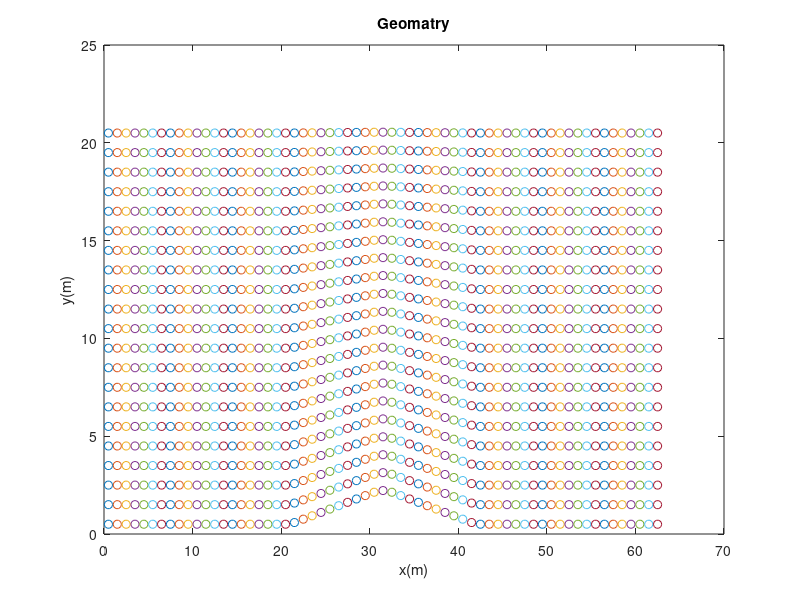
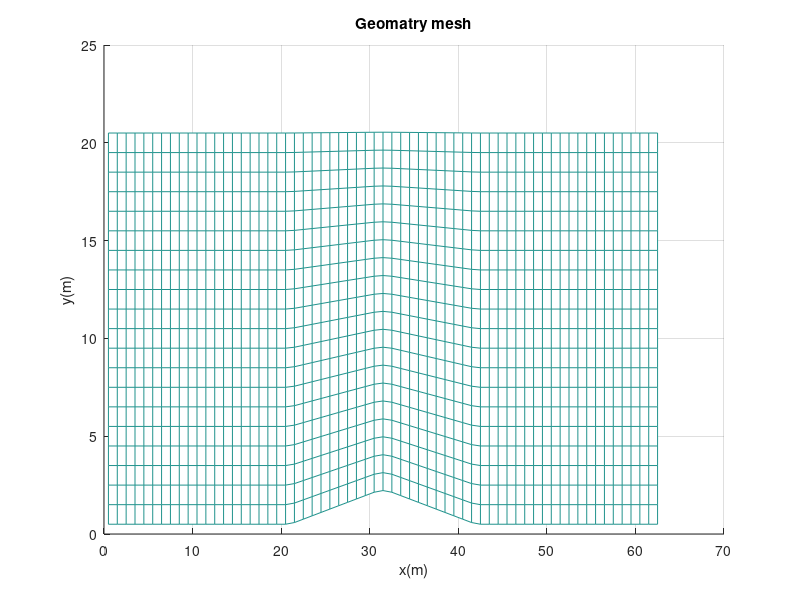

MATLAB code to generate these figures, in order: (Note: a time limit stopped this script after it produced the figures.)
%%%%%%%%%%%%%%%%%%%%%%%%%%%%%%%%%%%%%%%%%%%%%%%%%%%%%%%%%%%%%%%%%%%%%%%%%%%%%%

% INPUTS
% 1. 2D, grids data points file in .csv format. Which has (x,y) coordinates of
% all points of 2D plane
% 2. How many points are in x direction and in y direction
% 3. U = [rho, rho*u, rho*v, rho*w, e] at evrey point on 2D plane
% 4. Residual file, which has all five residual with time 
%%%%%%%%%%%%%%%%%%%%%%%%%%%%%%%%%%%%%%%%%%%%%%%%%%%%%%%%%%%%%%%%%%%%%%%%%%%%%%

%%%%%%%%%%%%%%%%%%%%%%%%%%%%%%%%%%%%%%%%%%%%%%%%%%%%%%%%%%%%%%%%%%%%%%%%%%%%%%
% OUTPUTS
% 1. Will plot the grids point to see the geomatry
% 2. All residial plots and automatically save them   
% 3. Plot density, X-velocity, Y-velocity, Z-velocity, p, T and Mach number(M)
% at evrey point on 2D plane
%%%%%%%%%%%%%%%%%%%%%%%%%%%%%%%%%%%%%%%%%%%%%%%%%%%%%%%%%%%%%%%%%%%%%%%%%%%%%%
clear;
clc ;

grids =  csvread('./Results/outputfiles/CellCenter_ij.csv') ;

para =  csvread('./Results/outputfiles/ConservedQuantity.csv') ;
residual = csvread('./Results/outputfiles/Residual.csv') ;

%  Reading the first or grids points 
Nx = grids(1,1) ;
Ny = grids(1,2) ;

% removing the first line and keeping the grids points coordinates alone 
grids(1,:) = [] ;

% Now re-shaping the each 1-D coloum to 2D matrix  
x = reshape(grids(:,1),[Ny,Nx]) ;
y = reshape(grids(:,2),[Ny,Nx]) ;
z = zeros(Ny,Nx);

if 1
    density = reshape(para(:,1),[Ny,Nx]);
    densityu= reshape(para(:,2),[Ny,Nx]);
    densityv= reshape(para(:,3),[Ny,Nx]);
    densityw= reshape(para(:,4),[Ny,Nx]);
    totalEnergy  = reshape(para(:,5),[Ny,Nx]);
    totalTemperature  = zeros(Ny,Nx);
    totalPressure  = zeros(Ny,Nx);
    for i = 1:Ny
        for j =	1:Nx	
            u(i,j) = densityu(i,j)/density(i,j) ; 
            v(i,j) = densityv(i,j)/density(i,j) ; 
            w(i,j) = densityw(i,j)/density(i,j) ; 
            pressure(i,j) = 0.4*(totalEnergy(i,j) - 0.5*density(i,j)* ...
            (u(i,j)*u(i,j)+v(i,j)*v(i,j)+w(i,j)*w(i,j)));
            temperature(i,j) = pressure(i,j) /(287.14*density(i,j)) ; 
            velocity(i,j) = sqrt(u(i,j)*u(i,j)+v(i,j)*v(i,j)+w(i,j)*w(i,j)) ;
            mach(i,j) = velocity(i,j) / sqrt(1.4*287.14*temperature(i,j)) ;
            totalTemperature(i,j) = temperature(i,j)*(1+0.5*(1.4-1)*mach(i,j)*mach(i,j));
            totalPressure(i,j) = pressure(i,j)*(1+0.5*(1.4-1)*mach(i,j)*mach(i,j))^(3.5);
        end
    end
end

%%%%%%%%%%%%%%%%%%%%%%%%%%%%%%%%%%%%%%%%%%%%%%%%%%%%%%%%%%%%%%%%%%%%%%%%%%%%%%
% Plotting the dimensinal parameters
%%%%%%%%%%%%%%%%%%%%%%%%%%%%%%%%%%%%%%%%%%%%%%%%%%%%%%%%%%%%%%%%%%%%%%%%%%%%%%
disp('Plotting has started, Kullu...')
%%%%%%%%%%%%%%%%%%%%%%%%%%%%%%%%%%%%%%%%%%%%%%%%%%%%%%%%%%
%% For the geometery 

%%%%%%%%%%%%%%%%%%%%%%%%%%%%%%%%%%%%%%%%%%%%%%%%%%%%%%%%%%
%% 1. Plotting the grid points
%%%%%%%%%%%%%%%%%%%%%%%%%%%%%%%%%%%%%%%%%%%%%%%%%%%%%%%%%%
i=1;

if 1
h = figure(i) ;
plot(x,y,'o');
title('Geomatry')
xlabel('x(m)')
ylabel('y(m)')
set(gcf, 'Units', 'Normalized', 'OuterPosition', [0 0 1 1]);
saveas(h,'./Results/MATLABPlots/Geomatry_CellCenters','epsc')
end


i=i+1;
h = figure(i) ;
mesh(x,y,z,'FaceLighting','gouraud','LineWidth',0.3)
title('Geomatry mesh')
xlabel('x(m)')
ylabel('y(m)')
set(gcf, 'Units', 'Normalized', 'OuterPosition', [0 0 1 1]);
view(2)
saveas(h,'./Results/MATLABPlots/Geomatry_mesh','epsc')

%%%%%%%%%%%%%%%%%%%%%%%%%%%%%%%%%%%%%%%%%%%%%%%%%%%%%%%%%%


%%%%%%%%%%%%%%%%%%%%%%%%%%%%%%%%%%%%%%%%%%%%%%%%%%%%%%%%%%
% 2. Surface plots 
%%%%%%%%%%%%%%%%%%%%%%%%%%%%%%%%%%%%%%%%%%%%%%%%%%%%%%%%%%

%%%%%%%%%%%%%%%%%%%%%%%%%%%%%%%%
if 1
i=i+1;
figure(i)
h = surf(x,y,z,mach) ;
colormap jet
colorbar
hcb=colorbar;
shading interp;
t = title(hcb,'\bf {Mach}') ;
set(t,'Interpreter','Latex');
xlabel('\bf{x(m)}'); ylabel('\bf y(m)'); zlabel('\bf z(m)');
title(' \bf Mach Number (M)')
% view(0,90)
view(2)
set(gcf, 'Units', 'Normalized', 'OuterPosition', [0 0 1 1]);
saveas(h,'./Results/MATLABPlots/Mach','epsc')
end 

if 1
%%%%%%%%%%%%%%%%%%%%%%%%%%%%%%%%%
i=i+1;
figure(i)
h = surf(x,y,z,density) ;
colormap jet
colorbar
hcb=colorbar;
shading interp;
t = title(hcb,'$rho$') ;
set(t,'Interpreter','Latex');
xlabel('\bf{x(m)}'); ylabel('\bf y(m)'); zlabel('\bf z(m)');
title(' \bf{Density(\rho)}')
view(0,90)
set(gcf, 'Units', 'Normalized', 'OuterPosition', [0 0 1 1]);
saveas(h,'./Results/MATLABPlots/Density','epsc')

%%%%%%%%%%%%%%%%%%%%%%%%%%%%%%%%%
i=i+1;
figure(i)
h = surf(x,y,z,velocity) ;
colormap jet
colorbar
hcb=colorbar;
shading interp;
t = title(hcb,'$V(m/s)$') ;
set(t,'Interpreter','Latex');
xlabel('\bf{x(m)}'); ylabel('\bf y(m)'); zlabel('\bf z(m)');
title(' \bf Velocity(V)')
view(0,90)
set(gcf, 'Units', 'Normalized', 'OuterPosition', [0 0 1 1]);
saveas(h,'./Results/MATLABPlots/Velocity','epsc')

%%%%%%%%%%%%%%%%%%%%%%%%%%%%%%%%%
i=i+1;
figure(i)
h = surf(x,y,z,pressure) ;
colormap jet
colorbar
hcb=colorbar;
shading interp;
t = title(hcb,'$p(N/m^2)$') ;
set(t,'Interpreter','Latex');
xlabel('\bf{x(m)}'); ylabel('\bf y(m)'); zlabel('\bf z(m)');
title(' \bf Pressure(p)')
view(0,90)
set(gcf, 'Units', 'Normalized', 'OuterPosition', [0 0 1 1]);
saveas(h,'./Results/MATLABPlots/Pressure','epsc')

%%%%%%%%%%%%%%%%%%%%%%%%%%%%%%%%%
i=i+1;
h =figure(i);
surf(x,y,z,temperature) ;
colormap jet
colorbar
hcb=colorbar;
shading interp;
t = title(hcb,'$T(K)$') ;
set(t,'Interpreter','Latex');
xlabel('\bf{x(m)}'); ylabel('\bf y(m)'); zlabel('\bf z(m)');
title(' \bf Temperature (T)')
% view(0,90)
view(2)
set(gcf, 'Units', 'Normalized', 'OuterPosition', [0 0 1 1]);
saveas(h,'./Results/MATLABPlots/Temperature','epsc')
end

if 1
%%%%%%%%%%%%%%%%%%%%%%%%%%%%%%%%%
i=i+1;
h =figure(i);
surf(x,y,z,totalTemperature) ;
colormap jet
colorbar
hcb=colorbar;
shading interp;
t = title(hcb,'$T_0(K)$') ;
set(t,'Interpreter','Latex');
xlabel('\bf{x(m)}'); ylabel('\bf y(m)'); zlabel('\bf z(m)');
title(' \bf TotalTemperature (T_0)')
% view(0,90)
view(2)
set(gcf, 'Units', 'Normalized', 'OuterPosition', [0 0 1 1]);
saveas(h,'./Results/MATLABPlots/TotalTemperature','epsc')

%%%%%%%%%%%%%%%%%%%%%%%%%%%%%%%%%
i=i+1;
h = figure(i);
surf(x,y,z,totalPressure) ;
colormap jet
colorbar
hcb=colorbar;
shading interp;
t = title(hcb,'$p_0(K)$') ;
set(t,'Interpreter','Latex');
xlabel('\bf{x(m)}'); ylabel('\bf y(m)'); zlabel('\bf z(m)');
title(' \bf TotalPressure (P_0)')
% view(0,90)
view(2)
set(gcf, 'Units', 'Normalized', 'OuterPosition', [0 0 1 1]);
saveas(h,'./Results/MATLABPlots/TotalPressure','epsc')
%%%%%%%%%%%%%%%%%%%%%%%%%%%%%%%%%%%%%%%%%%%%%%%%%%%%%%%%%%
end

%%%%%%%%%%%%%%%%%%%%%%%%%%%%%%%%%%%%%%%%%%%%%%%%%%%%%%%%%%
% 3. Contoure Plots 
%%%%%%%%%%%%%%%%%%%%%%%%%%%%%%%%%%%%%%%%%%%%%%%%%%%%%%%%%%
%%%%%%%%%%%%%%%%%%%%%%%%%%%%%%%%
if 1
i=i+1;
h = figure(i)
% h = contour(x,y,mach,'ShowText','on');
C = contour(x,y,mach,20);
% clabel(C)
colormap jet
colorbar
hcb=colorbar;
shading interp;
t = title(hcb,'\bf {Mach}') ;
set(t,'Interpreter','Latex');
xlabel('\bf{x(m)}'); ylabel('\bf y(m)');
title(' \bf Mach Number (M)')
set(gcf, 'Units', 'Normalized', 'OuterPosition', [0 0 1 1]);
saveas(h,'./Results/MATLABPlots/MachContourContourPlot','epsc')
end 

if 1
%%%%%%%%%%%%%%%%%%%%%%%%%%%%%%%%%
i=i+1;
h = figure(i)
C = contour(x,y,density) ;
% clabel(C)
colormap jet
colorbar
hcb=colorbar;
shading interp;
t = title(hcb,'$rho$') ;
set(t,'Interpreter','Latex');
xlabel('\bf{x(m)}'); ylabel('\bf y(m)');
title(' \bf{Density(\rho)}')
view(0,90)
set(gcf, 'Units', 'Normalized', 'OuterPosition', [0 0 1 1]);
saveas(h,'./Results/MATLABPlots/DensityContourPlot','epsc')

%%%%%%%%%%%%%%%%%%%%%%%%%%%%%%%%%
i=i+1;
figure(i)
C = contour(x,y,velocity) ;
% clabel(C)
colormap jet
colorbar
hcb=colorbar;
shading interp;
t = title(hcb,'$V(m/s)$') ;
set(t,'Interpreter','Latex');
xlabel('\bf{x(m)}'); ylabel('\bf y(m)');
title(' \bf Velocity(V)')
% view(0,90)
set(gcf, 'Units', 'Normalized', 'OuterPosition', [0 0 1 1]);
saveas(h,'./Results/MATLABPlots/VelocityContourPlot','epsc')

%%%%%%%%%%%%%%%%%%%%%%%%%%%%%%%%%
i=i+1;
figure(i)
C = contour(x,y,pressure) ;
% clabel(C)
colormap jet
colorbar
hcb=colorbar;
shading interp;
t = title(hcb,'$p(N/m^2)$') ;
set(t,'Interpreter','Latex');
xlabel('\bf{x(m)}'); ylabel('\bf y(m)');
title(' \bf Pressure(p)')
% view(0,90)
set(gcf, 'Units', 'Normalized', 'OuterPosition', [0 0 1 1]);
saveas(h,'./Results/MATLABPlots/PressureContourPlot','epsc')

%%%%%%%%%%%%%%%%%%%%%%%%%%%%%%%%%
i=i+1;
h = figure(i);
% clabel(C)
contour(x,y,temperature) ;
colormap jet
colorbar
hcb=colorbar;
shading interp;
t = title(hcb,'$T(K)$') ;
set(t,'Interpreter','Latex');
xlabel('\bf{x(m)}'); ylabel('\bf y(m)');
title(' \bf Temperature (T)')
% view(0,90)
% view(2)
set(gcf, 'Units', 'Normalized', 'OuterPosition', [0 0 1 1]);
saveas(h,'./Results/MATLABPlots/TemperatureContourPlot','epsc')
end

if 1
%%%%%%%%%%%%%%%%%%%%%%%%%%%%%%%%%
i=i+1;
h = figure(i);
C = contour(x,y,totalTemperature) ;
% clabel(C)
colormap jet
colorbar
hcb=colorbar;
shading interp;
t = title(hcb,'$T_0(K)$') ;
set(t,'Interpreter','Latex');
xlabel('\bf{x(m)}'); ylabel('\bf y(m)');
title(' \bf TotalTemperature (T_0)')
% view(0,90)
% view(2)
set(gcf, 'Units', 'Normalized', 'OuterPosition', [0 0 1 1]);
saveas(h,'./Results/MATLABPlots/TotalTemperatureContourPlot','epsc')

%%%%%%%%%%%%%%%%%%%%%%%%%%%%%%%%%
i=i+1;
h = figure(i);
C = contour(x,y,totalPressure) ;
% clabel(C)
colormap jet
colorbar
hcb=colorbar;
shading interp;
t = title(hcb,'$p_0(K)$') ;
set(t,'Interpreter','Latex');
xlabel('\bf{x(m)}'); ylabel('\bf y(m)');
title(' \bf TotalPressure (P_0)')
% view(0,90)
% view(2)
set(gcf, 'Units', 'Normalized', 'OuterPosition', [0 0 1 1]);
saveas(h,'./Results/MATLABPlots/TotalPressureContourPlot','epsc')
%%%%%%%%%%%%%%%%%%%%%%%%%%%%%%%%%%%%%%%%%%%%%%%%%%%%%%%%%%
end

%%%%%%%%%%%%%%%%%%%%%%%%%%%%%%%%%%%%%%%%%%%%%%%%%%%%%%%%%%
% 4. Residuals with respect to time steps
%%%%%%%%%%%%%%%%%%%%%%%%%%%%%%%%%%%%%%%%%%%%%%%%%%%%%%%%%%

% Density residual
if 1
i=i+1;
h=figure(i);
semilogy(residual(:,1), residual(:,3),'-','LineWidth',1);
title('Density Residual')
xlabel('No. of iterations')
ylabel('Density residual')
set(gcf, 'Units', 'Normalized', 'OuterPosition', [0 0 1 1]);
saveas(h,'./Results/MATLABPlots/Density_residual','epsc')
end

if 1
% x-momentum residual
i=i+1;
h=figure(i);
semilogy(residual(:,1), residual(:,4),'-','LineWidth',1);
title('x-momentum Residual')
xlabel('No. of iterations')
ylabel('x-momentum residual')
set(gcf, 'Units', 'Normalized', 'OuterPosition', [0 0 1 1]);
saveas(h,'./Results/MATLABPlots/X-momentun_residual','epsc')

% y-momentum residual
i=i+1;
h=figure(i);
semilogy(residual(:,1), residual(:,5),'-','LineWidth',1);
title('y-momentum Residual')
xlabel('No. of iterations')
ylabel('y-momentum residual')
set(gcf, 'Units', 'Normalized', 'OuterPosition', [0 0 1 1]);
saveas(h,'./Results/MATLABPlots/Y-momentun_residual','epsc')

% z-momentum residual
i=i+1;
h=figure(i);
semilogy(residual(:,1), residual(:,6),'-','LineWidth',1);
title('z-momentum Residual')
xlabel('No. of iterations')
ylabel('z-momentum residual')
set(gcf, 'Units', 'Normalized', 'OuterPosition', [0 0 1 1]);
saveas(h,'./Results/MATLABPlots/Z-momentun_residual','epsc')

% energy residual
i=i+1;
h=figure(i);
semilogy(residual(:,1), residual(:,7),'-','LineWidth',1);
title('Energy Residual')
xlabel('No. of iterations')
ylabel('Energy residual')
set(gcf, 'Units', 'Normalized', 'OuterPosition', [0 0 1 1]);
saveas(h,'./Results/MATLABPlots/Energy_residual','epsc')
end
%%%%%%%%%%%%%%%%%%%%%%%%%%%%%%%%%%%%%%%%%%%%%%%%%%%%%%%%%%
% clear;
% clc ;
disp('Results plotting is over, Kullu... :)')
% close all;


% Thrust clc
% Integreted properties
